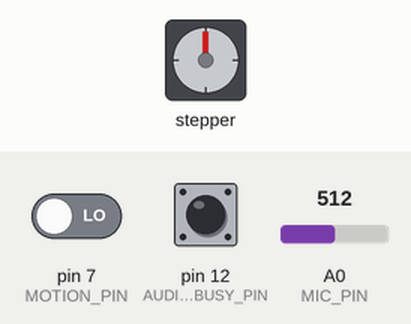
Recording of a program running on a simulated Arduino Uno, built with avr-gcc and run on an emulated ATmega328P. On the bench: stepper motor. The inputs (shaded band) are chosen by the test bench; at power-on: pin 7 (MOTION_PIN) LOW, A0 (MIC_PIN) = 512, pin 12 (AUDIO_BUSY_PIN) HIGH. Random numbers use the default seed unless the program sets one; the audio player accepts every command and is not drawn; stepper angles assume 4096 steps per turn; what the program prints to the serial monitor is not drawn.

Above: at 1.7 s.
1.8 s: pin 7 (MOTION_PIN) driven HIGH
At 3.83 s:
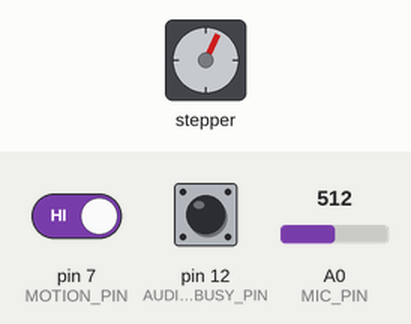
At 4.45 s:
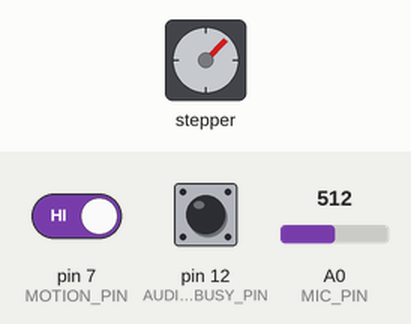
5.3 s: A0 (MIC_PIN) set to 982
At 7.2 s:
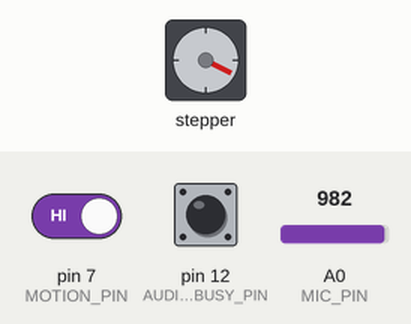
7.9 s: A0 (MIC_PIN) set to 1008
Timing chart, 0 to 10.9 s (numbered marks = the images above; inputs shaded):
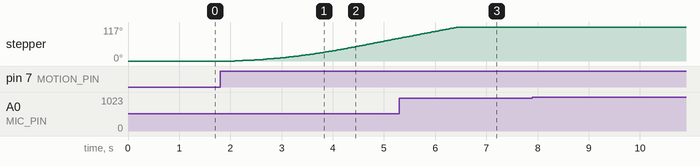

The program:

main.cpp
```cpp
/*
    Let baby interact with mobile

    Functionality:

    Version log:

    2020-12-27:
        v1.0.0  - Initial release

    Links

        https://github.com/arkhipenko/pumpkin/blob/master/Pumpkin_Firmware.ino (Sample)
*/
// ==== DEFINES ===================================================================================

#define LED_PIN 13
#define MOTION_PIN 7
#define MIC_PIN A0

#define AUDIO_RX_PIN 5
#define AUDIO_WX_PIN 6
#define AUDIO_BUSY_PIN 12

#define SONAR_ECHO_PIN 6
#define SONAR_TRIG_PIN 5

#define FULL_STEP               8
#define STEPPER_PIN_1           8
#define STEPPER_PIN_2           9
#define STEPPER_PIN_3           10
#define STEPPER_PIN_4           11

// ==== Debug and Test options ==================
#define _DEBUG_
//#define _TEST_

//===== Debugging macros ========================
#ifdef _DEBUG_
#define SerialD Serial
#define _PM(a) SerialD.print(millis()); SerialD.print(": "); SerialD.println(a)
#define _PP(a) SerialD.print(a)
#define _PL(a) SerialD.println(a)
#define _PX(a) SerialD.println(a, HEX)
#else
#define _PM(a)
#define _PP(a)
#define _PL(a)
#define _PX(a)
#endif


// ==== INCLUDES ==================================================================================

// ==== Uncomment desired compile options =================================
#define _TASK_SLEEP_ON_IDLE_RUN  // Enable 1 ms SLEEP_IDLE powerdowns between tasks if no callback methods were invoked during the pass
// #define _TASK_TIMECRITICAL       // Enable monitoring scheduling overruns
// #define _TASK_STATUS_REQUEST     // Compile with support for StatusRequest functionality - triggering tasks on status change events in addition to time only
// #define _TASK_WDT_IDS            // Compile with support for wdt control points and task ids
// #define _TASK_LTS_POINTER        // Compile with support for local task storage pointer
// #define _TASK_PRIORITY           // Support for layered scheduling priority
// #define _TASK_MICRO_RES          // Support for microsecond resolution
// #define _TASK_STD_FUNCTION       // Support for std::function (ESP8266 and ESP32 ONLY)
// #define _TASK_DEBUG              // Make all methods and variables public for debug purposes
// #define _TASK_INLINE             // Make all methods "inline" - needed to support some multi-tab, multi-file implementations
// #define _TASK_TIMEOUT            // Support for overall task timeout
// #define _TASK_OO_CALLBACKS       // Support for dynamic callback method binding
// #define _TASK_DEFINE_MILLIS      // Force forward declaration of millis() and micros() "C" style
// #define _TASK_EXPOSE_CHAIN       // Methods to access tasks in the task chain
// #define _TASK_SCHEDULING_OPTIONS // Support for multiple scheduling options

#include <TaskScheduler.h>
#include <AccelStepper.h>
#include <SoftwareSerial.h>
#include "DFRobotDFPlayerMini.h"
//#include <PinChangeInterrupt.h>
#include <U8glib.h>
#include "stdlib.h"
#include <avr/sleep.h>
#include <avr/power.h>


// ==== GLOBALS ===================================================================================


// display
//U8GLIB_SSD1306_128X32 u8g(U8G_I2C_OPT_NONE);


// have to chech if seq of pin is right. pin 3 and 2 !! https://www.youtube.com/watch?v=0qwrnUeSpYQ
AccelStepper motor = AccelStepper(FULL_STEP, STEPPER_PIN_1, STEPPER_PIN_3, STEPPER_PIN_2, STEPPER_PIN_4);
unsigned long motorStartTs = 0;
unsigned long motorStopTs = 0;
unsigned long motorDuration = 30000;
short motorDirection = 1;


unsigned long micPauseUntil = 0;

unsigned long motionPauseDuration = 10000;
unsigned long motionPauseUntil = 0;

SoftwareSerial audioSerial(AUDIO_RX_PIN,AUDIO_WX_PIN);
DFRobotDFPlayerMini audio;
//U8GLIB_SSD1306_128X32 u8g(U8G_I2C_OPT_NONE); // Just for 0.91”(128*32)
//char display [32] = "Started";
//bool redraw = true;

unsigned int currentAudio = 0;
unsigned int fileCount = 0;
int *pAudioFiles;

// ==== Scheduler ==============================
Scheduler ts;

void cbTimeout();
void onMotion();

void onMic();
void onSonar();

void onMotor();
bool onMotorEnable();
void onMotorDisable();

void setupAudio();
void onAudio();
bool onAudioEnable();
void onAudioDisable();
bool audioIsPlaying();

//    void setupU8g();
// ==== Scheduling defines (cheat sheet) =====================
/*
  TASK_MILLISECOND
  TASK_SECOND
  TASK_MINUTE
  TASK_HOUR
  TASK_IMMEDIATE
  TASK_FOREVER
  TASK_ONCE
  TASK_NOTIMEOUT

  TASK_SCHEDULE     - schedule is a priority, with "catch up" (default)
  TASK_SCHEDULE_NC  - schedule is a priority, without "catch up"
  TASK_INTERVAL     - interval is a priority, without "catch up"
*/

// ==== Task definitions ========================
Task tMotion(TASK_IMMEDIATE, TASK_FOREVER, &onMotion, &ts, true);
Task tMic(TASK_IMMEDIATE, TASK_FOREVER, &onMic, &ts, true);

//Task tSonar(TASK_IMMEDIATE, TASK_FOREVER, &onSonar, &ts, true);

//Task tTimeout (30 * TASK_SECOND, TASK_FOREVER, &cbTimeout, &ts, true);
//
Task tMotor(TASK_IMMEDIATE, TASK_FOREVER, &onMotor, &ts, false, &onMotorEnable, &onMotorDisable);
Task tAudio(TASK_IMMEDIATE, TASK_FOREVER, &onAudio, &ts, false, &onAudioEnable, &onAudioDisable);


//void onTest();
//Task tTest(3*TASK_SECOND, TASK_FOREVER, &onTest, &ts, true);
//
//void onTest(){
//    _PL(millis());
//}


// ==== CODE ======================================================================================

/**************************************************************************/
/*!
    @brief    Standard Arduino SETUP method - initialize sketch
    @param    none
    @returns  none
*/
/**************************************************************************/
void setup() {
    pinMode(MOTION_PIN, INPUT);
    pinMode(MIC_PIN, INPUT);
    setupAudio();
    //setupU8g();

    // put your setup code here, to run once:
#if defined(_DEBUG_) || defined(_TEST_)
    Serial.begin(115200);
    _PL("Scheduler Template: setup()");
#endif

}

void setupAudio(){
    pinMode(AUDIO_BUSY_PIN, INPUT);
    audioSerial.begin(9600);
    if (!audio.begin(audioSerial)) {  //Use softwareSerial to communicate with mp3.
        while(true);
    }

    //audio.setTimeOut(500);
    audio.volume(20);
    audio.EQ(DFPLAYER_EQ_NORMAL);
    audio.outputDevice(DFPLAYER_DEVICE_SD);
}


//void setupU8g(void) {
//    // flip screen, if required
//    // u8g.setRot180();
//    // assign default color value
//    if (u8g.getMode() == U8G_MODE_R3G3B2) {
//        u8g.setColorIndex(255);     // white
//    } else if (u8g.getMode() == U8G_MODE_GRAY2BIT) {
//        u8g.setColorIndex(3);         // max intensity
//    } else if (u8g.getMode() == U8G_MODE_BW) {
//        u8g.setColorIndex(1);         // pixel on
//    } else if (u8g.getMode() == U8G_MODE_HICOLOR) {
//        u8g.setHiColorByRGB(255, 255, 255);
//    }
//    u8g.setFont(u8g_font_unifont);
//}
//void draw(void) {
//    u8g.drawStr(0, 10, display);
//}


/**************************************************************************/
/*!
    @brief    Standard Arduino LOOP method - using with TaskScheduler there
              should be nothing here but ts.execute()
    @param    none
    @returns  none
*/
/**************************************************************************/
void loop() {
    ts.execute();
}

void onMotion() {
    if(tMotor.isEnabled() || motionPauseUntil >= millis()) return;
    int value = digitalRead(MOTION_PIN);
    if (value == HIGH) {
        tMotor.enable();
        motionPauseUntil = motorStopTs + motionPauseDuration;
    }
}

void onMotor() {
    if(motorStopTs >= millis()){
        motor.move(motorDirection * 2048);
        motor.run();
    }else{
        tMotor.disable();
    }
}

bool onMotorEnable() {
    motor.setMaxSpeed(400);
    motor.setAcceleration(80);
    motorStartTs = millis();
    motorStopTs = motorStartTs + motorDuration;

    // pause mic for a second if not paused
    if(micPauseUntil <= (millis() + 1000)) {
        micPauseUntil = millis() + 1000;
    }
    return true;
}

void onMotorDisable() {
    motor.stop();
    {}while(motor.run());  // wait

    // pause mic for a second if not paused
    if(micPauseUntil <= (millis() + 1000)) {
        micPauseUntil = millis() + 1000;
    }
}

void onMic(){
    if(micPauseUntil >= millis() || audioIsPlaying()) return;
    int value = analogRead(MIC_PIN);
    if (motor.isRunning() ? value > 1000 : value > 120) {
        micPauseUntil = millis() + 5000;
        tAudio.enable();
    }
}


bool onAudioEnable(){
    if (pAudioFiles == NULL) {
        fileCount = audio.readFileCounts();
        if(fileCount <= 0){
            exit(1);
        }
        pAudioFiles =  (int *)malloc(sizeof(int)*fileCount);
        if(pAudioFiles == NULL) {
            printf("malloc of size %d failed!\n", fileCount);   // could also call perror here
            exit(1);   // or return an error to caller
        }

        // fill audio array
        for(int i=0; i < fileCount +1; i++) {
            pAudioFiles[i] = i+1;
            //_PM(pAudioFiles[i]);
        }

        // shuffle audio array
        srand(millis() + motor.distanceToGo());
        for (int i = 0; i < fileCount; i++)
        {
            size_t j = i + rand() / (RAND_MAX / (fileCount - i) + 1);
            int t = pAudioFiles[j];
            pAudioFiles[j] = pAudioFiles[i];
            pAudioFiles[i] = t;
            _PM(pAudioFiles[i]);
        }
    }
    currentAudio = currentAudio++ % fileCount;
    _PM(currentAudio);
    audio.playMp3Folder(pAudioFiles[currentAudio]);
    return true;
}

void onAudio(){
    if ((micPauseUntil - 1000) >= millis() || audioIsPlaying()) return;
    tAudio.disable();
}

void onAudioDisable(){
    audio.stop();
}

bool audioIsPlaying(){
    return digitalRead(AUDIO_BUSY_PIN) == LOW;
}

void onSonar(){
    digitalWrite(SONAR_TRIG_PIN, LOW);
    delayMicroseconds(2);

    digitalWrite(SONAR_TRIG_PIN, HIGH);
    delayMicroseconds(10);
    digitalWrite(SONAR_TRIG_PIN, LOW);

    int duration= pulseIn(SONAR_ECHO_PIN, HIGH);
    int cm =  duration * 0.034/2;
    //int mm =  cm *10;

    if(cm>=0 && cm<=5){
        motor.setSpeed(0);
    }else if(cm>5 && cm<=10){
        motor.setSpeed(250);
    }else if(cm>10 && cm<=20){
        motor.setSpeed(500);
    }else if(cm>20){
        motor.setSpeed(1000);
    }
    else{
        digitalWrite(LED_PIN, LOW);
    }
}


void cbTimeout() {
    //_PM("taskTimeout()");
    set_sleep_mode(SLEEP_MODE_PWR_DOWN);
    cli();
    sleep_enable();
    //sleep_bod_disable();
    sei();
    //attachPinChangeInterrupt(MOTION_PIN, &onMotion, FALLING);
    power_all_disable();
    sleep_cpu();
//
    //// z..z..z..Z..Z..Z
//
    ///* wake up here */
    sleep_disable();
}
```

Measured:
- after the input at 1.8 s, stepper: keeps turning clockwise at about 24°/s, starting after 0.29 s
- after the input at 7.9 s, every drawn part: stays the same
